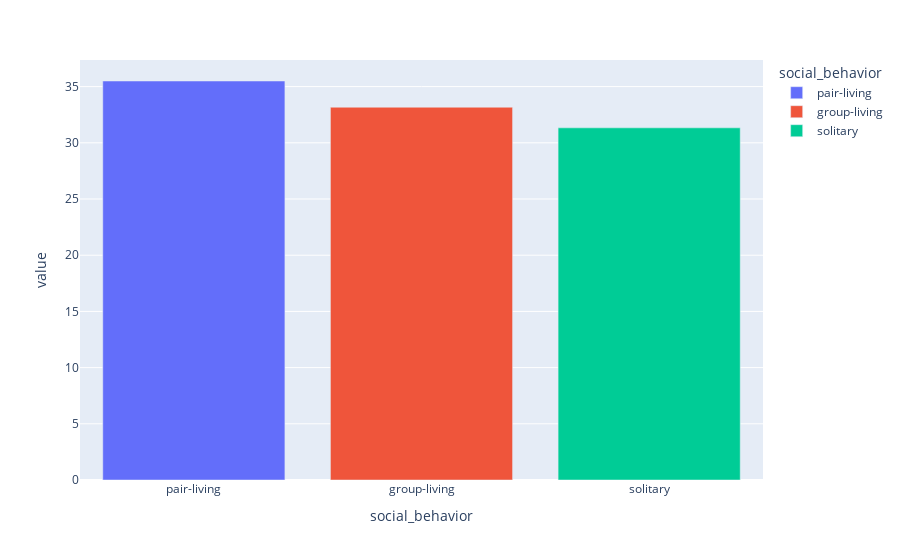

Notebook cell for this chart:
### Code cell
# Distribuição da variável 'social_behavior' em %
percentual_social_behavior = df_species_eda.value_counts('social_behavior') / len(df_species_eda) * 100
px.bar(percentual_social_behavior, color=percentual_social_behavior.index)

### Figure 1 — Plotly figure (JSON) as saved in the notebook; plotly's stock layout.template omitted (floating-point values rounded to 4 significant figures)
{"data": [{"hovertemplate": "social_behavior=%{x}<br>value=%{y}<extra></extra>", "legendgroup": "pair-living", "marker": {"color": "#636efa", "pattern": {"shape": ""}}, "name": "pair-living", "orientation": "v", "showlegend": true, "textposition": "auto", "type": "bar", "x": ["pair-living"], "xaxis": "x", "y": [35.5], "yaxis": "y"}, {"hovertemplate": "social_behavior=%{x}<br>value=%{y}<extra></extra>", "legendgroup": "group-living", "marker": {"color": "#EF553B", "pattern": {"shape": ""}}, "name": "group-living", "orientation": "v", "showlegend": true, "textposition": "auto", "type": "bar", "x": ["group-living"], "xaxis": "x", "y": [33.17], "yaxis": "y"}, {"hovertemplate": "social_behavior=%{x}<br>value=%{y}<extra></extra>", "legendgroup": "solitary", "marker": {"color": "#00cc96", "pattern": {"shape": ""}}, "name": "solitary", "orientation": "v", "showlegend": true, "textposition": "auto", "type": "bar", "x": ["solitary"], "xaxis": "x", "y": [31.33], "yaxis": "y"}], "layout": {"barmode": "relative", "legend": {"title": {"text": "social_behavior"}, "tracegroupgap": 0}, "margin": {"t": 60}, "xaxis": {"anchor": "y", "categoryarray": ["pair-living", "group-living", "solitary"], "categoryorder": "array", "domain": [0, 1], "title": {"text": "social_behavior"}}, "yaxis": {"anchor": "x", "domain": [0, 1], "title": {"text": "value"}}}}
